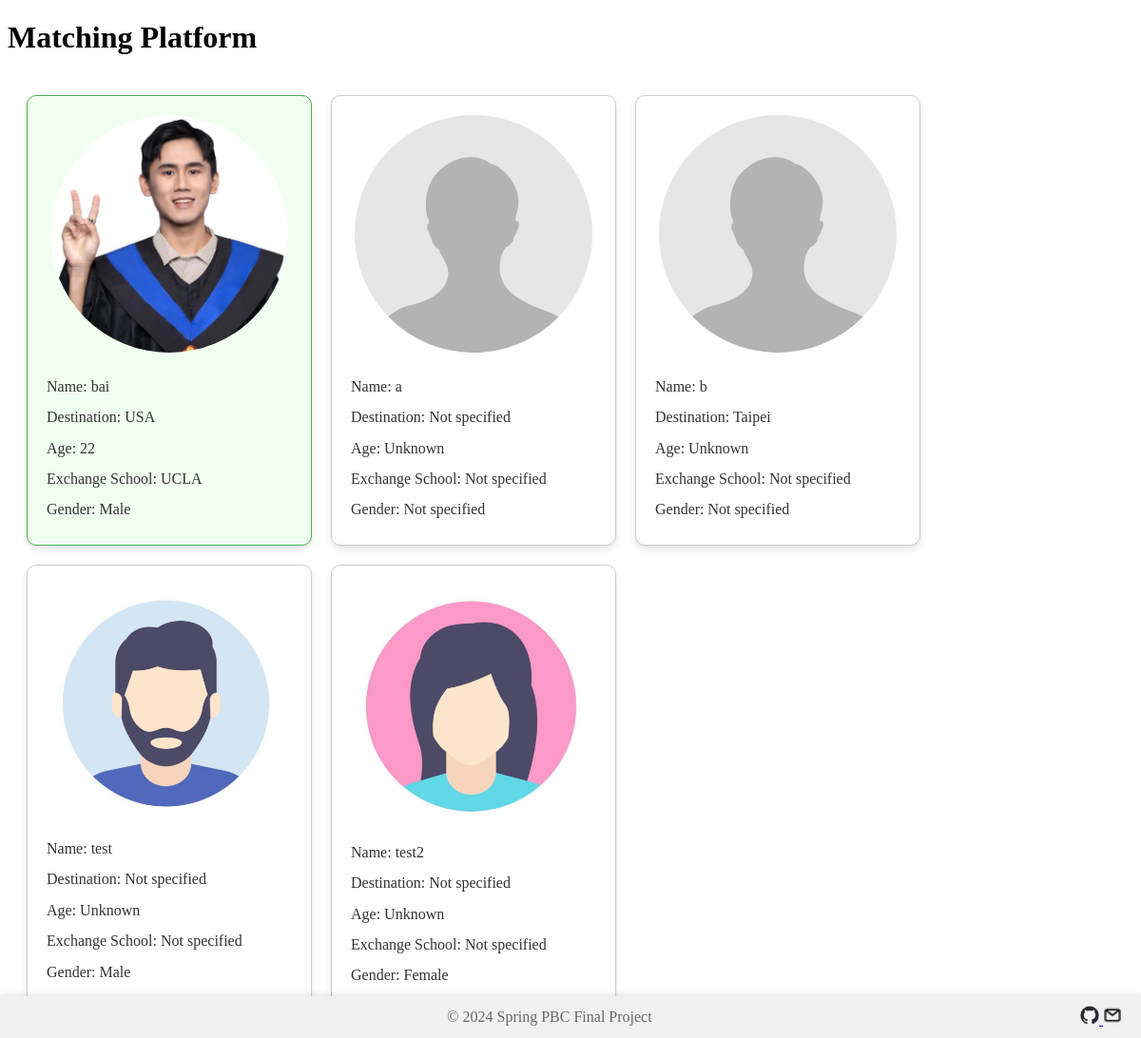
Screenshot of /bai/matching/ (signed in) with the database file from the repository.
### login/models.py (models this page shows, shortened)
class UserProfile(models.Model):
    user = models.OneToOneField(User, on_delete=models.CASCADE)
    destination = models.CharField(max_length=100, blank=True, null=True)
    age = models.PositiveIntegerField(blank=True, null=True)
    exchange_school = models.CharField(max_length=100, blank=True, null=True)
    start_date = models.DateField(null=True, blank=True)
    end_date = models.DateField(null=True, blank=True)
    gender = models.CharField(max_length=1, choices=(('M', 'Male'), ('F', 'Female')), blank=True, null=True)
    avatar = models.ImageField(upload_to='avatars/', blank=True, null=True)

### login/views.py (the view)
# urls.py: path('<str:username>/matching/', user_matching, name='user_matching'),
@login_required
def user_matching(request, username):
    user = get_object_or_404(User, username=username)
    if request.user != user:
        return render(request, 'errors/403.html', status=403)
    profiles = UserProfile.objects.all().exclude(user=user)
    current_user_profile = UserProfile.objects.get(user=user)
    return render(request, 'matching.html', {
        'profiles': profiles,
        'current_user_profile': current_user_profile
    })

### templates/matching.html (shortened to what this page needs)
{% load static %}
<!DOCTYPE html>
<html>
<head>
    <link rel="stylesheet" href="{% static 'css/footer.css' %}">
</head>
<body>
    <h1>Matching Platform</h1>
    <div class="profile-container">
        <div class="profile current-user">
            {% if current_user_profile.avatar %}
                <img src="{{ current_user_profile.avatar.url }}" alt="Profile Picture">
            {% endif %}
            <p>Name: {{ current_user_profile.user.username }}</p>
            <p>Destination: {{ current_user_profile.destination|default_if_none:"Not specified" }}</p>
            <p>Age: {{ current_user_profile.age|default_if_none:"Unknown" }}</p>
            <p>Exchange School: {{ current_user_profile.exchange_school|default_if_none:"Not specified" }}</p>
            <p>Gender: {{ current_user_profile.get_gender_display|default_if_none:"Not specified" }}</p>
        </div>
        {% for profile in profiles %}
        <div class="profile">
            {% if profile.avatar %}
                <img src="{{ profile.avatar.url }}" alt="Profile Picture">
            {% else %}
                {% if profile.gender == 'M' %}
                    <img src="{% static 'images/male.png' %}" alt="Default Male Avatar">
                {% elif profile.gender == 'F' %}
                    <img src="{% static 'images/female.png' %}" alt="Default Female Avatar">
                {% else %}
                    <img src="{% static 'images/neutral.jpg' %}" alt="Default Neutral Avatar">
                {% endif %}
            {% endif %}
            <p>Name: {{ profile.user.username }}</p>
            <p>Destination: {{ profile.destination|default_if_none:"Not specified" }}</p>
            <p>Age: {{ profile.age|default_if_none:"Unknown" }}</p>
            <p>Exchange School: {{ profile.exchange_school|default_if_none:"Not specified" }}</p>
            <p>Gender: {{ profile.get_gender_display|default_if_none:"Not specified" }}</p>
        </div>
        {% empty %}
        <p>No profiles found.</p>
        {% endfor %}
    </div>
</body>
</html>
<footer>
    <div class="footer-container">
        <div class="footer-text">© 2024 Spring PBC Final Project</div>
        <div class="footer-icon">
            <a href="https://github.com/Bai1026/PBC_Final_Project/tree/main" target="_blank">
                <img src="{% static 'images/github.png' %}" alt="Our GitHub" style="width:20px; height:20px;">
            </a>
            <a href="mailto:b09602017@ntu.edu.tw" target="_blank">
                <img src="{% static 'images/email.png' %}" alt="Our GitHub" style="width:20px; height:20px;">
            </a>
        </div>
    </div>
</footer>

### myproject/static/css/footer.css (style rules this page uses)
footer { position: fixed; left: 0; bottom: 0; width: 100%; background-color: #f1f1f1; color: #666; text-align: center; padding: 10px 0; box-shadow: 0 -2px 5px rgba(0,0,0,0.1); }
.footer-container { display: flex; justify-content: space-between; align-items: center; padding: 0 20px; }
.footer-text { flex-grow: 1; text-align: center; }
.footer-icon { flex-grow: 0; }
.footer-icon a img { width: 24px; }

### templates/matching.html (style rules this page uses)
.profile-container { display: flex; flex-wrap: wrap; flex-direction: row; gap: 20px; padding: 20px; }
.profile { background-color: #ffffff; border: 1px solid #ccc; border-radius: 10px; box-shadow: 0 4px 6px rgba(0, 0, 0, 0.1); padding: 20px; width: 300px; box-sizing: border-box; display: flex; flex-direction: column; align-items: center; text-align: start; }
.profile img { width: 250px; border-radius: 50%; object-fit: cover; margin-bottom: 20px; }
.profile p { margin: 5px 0; color: #333; line-height: 1.4; font-size: 16px; width: 100%; }
.current-user { border-color: #4CAF50; background-color: #f0fff0; }

### rows the page displays
UserProfile: avatar (picture), user.username "bai", destination "USA", age "22", exchange_school "UCLA", gender "Male"
UserProfile: user.username "a", destination "Not specified", age "Unknown", exchange_school "Not specified", gender "Not specified"
UserProfile: user.username "b", destination "Taipei", age "Unknown", exchange_school "Not specified", gender "Not specified"
UserProfile: user.username "test", destination "Not specified", age "Unknown", exchange_school "Not specified", gender "Male"
UserProfile: user.username "test2", destination "Not specified", age "Unknown", exchange_school "Not specified", gender "Female"
